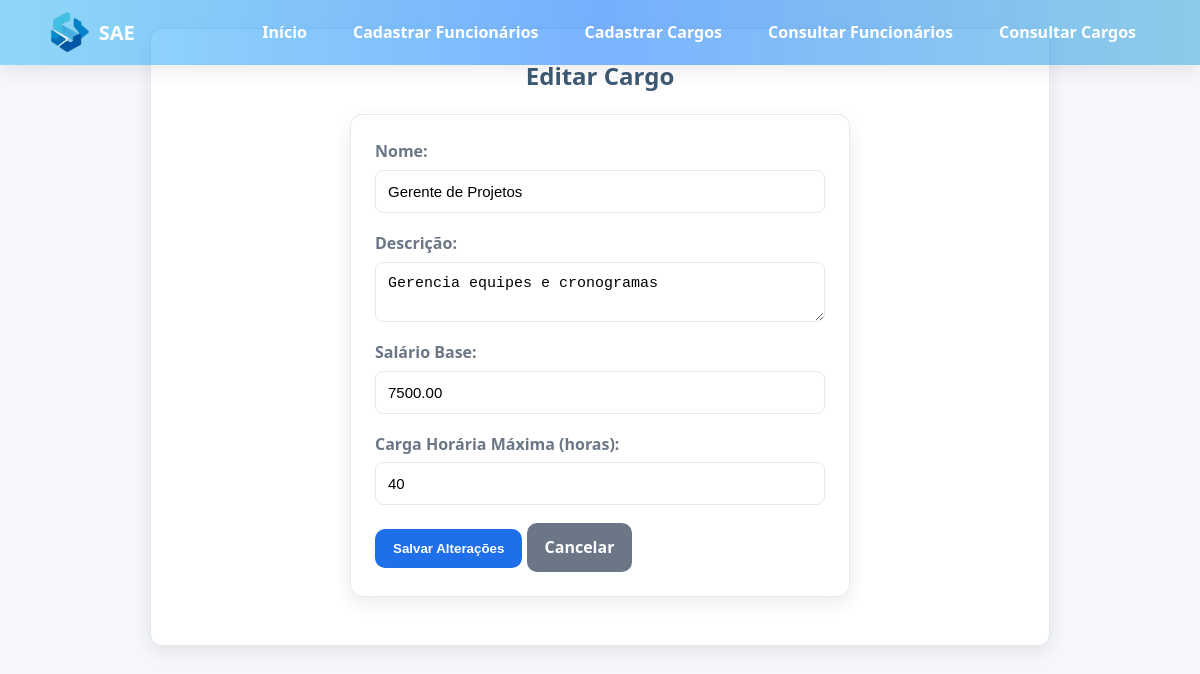
Page /consulta_cargos.php?editar=1 on the committed database.
### tables this page shows
CREATE TABLE cargos (
    id_cargo INT AUTO_INCREMENT PRIMARY KEY,
    nome_cargo VARCHAR(100) NOT NULL UNIQUE, 
    descricao TEXT,
    salario_base DECIMAL(10,2) NOT NULL,
    carga_horaria_max INT NOT NULL
);

### consulta_cargos.php (the view, shortened to what this page needs)
<?php
require 'conect_bd.php';
include 'header.php';
if (isset($_GET['editar'])) {
    $id = intval($_GET['editar']);
    $dados = $conn->query("SELECT * FROM cargos WHERE id_cargo=$id")->fetch_assoc();
    ?>
    <!doctype html>
    <html lang="pt-br">
    <head>
        <link rel="stylesheet" href="style.css">
    </head>
    <body>
    <div class="container">
        <h2>Editar Cargo</h2>
        <form method="post">
            <label>Nome:</label>
            <input name="nome_cargo" value="<?=htmlspecialchars($dados['nome_cargo'])?>" required>
            <label>Descrição:</label>
            <textarea name="descricao" required><?=htmlspecialchars($dados['descricao'])?></textarea>
            <label>Salário Base:</label>
            <input type="number" step="0.01" name="salario_base" value="<?=$dados['salario_base']?>" required>
            <label>Carga Horária Máxima (horas):</label>
            <input type="number" name="carga_horaria_max" min="1" max="60" value="<?=$dados['carga_horaria_max']?>" required>
            <button type="submit" class="btn-primary">Salvar Alterações</button>
            <a href="consulta_cargos.php" class="btn-primary" style="background:#6b7686;">Cancelar</a>
        </form>
    </div>
    </body>
    </html>
    <?php
    exit;
}
?>

### style.css (style rules this page uses)
:root { --bg-page: #f5f7fa; --bg-card: #ffffff; --text-strong: #f8f3f3; --text: #3d5a75; --text-soft: #6b7686; --line: #e5e9ef; --accent: #1f6feb; --danger: #d32f2f; --radius: 12px; --shadow: 0 6px 18px rgba(0,0,0,.08); }
* { margin:0;padding:0;box-sizing:border-box; }
body { font-family: 'Segoe UI', Roboto, sans-serif; background: var(--bg-page); color: var(--text); line-height:1.55; }
.container { max-width:900px; margin:28px auto; padding:28px; background:var(--bg-card); border:1px solid var(--line); border-radius:var(--radius); box-shadow:var(--shadow); text-align: center; }
form { background:var(--bg-card); border:1px solid var(--line); padding:24px; border-radius:var(--radius); box-shadow:var(--shadow); max-width:500px; margin:20px auto; text-align: left; }
label { display:block; margin-bottom:6px; font-weight:600; color:var(--text-soft); }
input,select,textarea { width:100%; padding:12px; border:1px solid var(--line); border-radius:8px; margin-bottom:18px; font-size:15px; }
button,.btn-primary { background:var(--accent); color:#fff; border:none; padding:12px 18px; border-radius:10px; font-weight:700; cursor:pointer; text-decoration:none; display:inline-block; }

### rows in the picture
cargos: nome_cargo "Gerente de Projetos", descricao "Gerencia equipes e cronogramas", salario_base "7500.00", carga_horaria_max "40"
